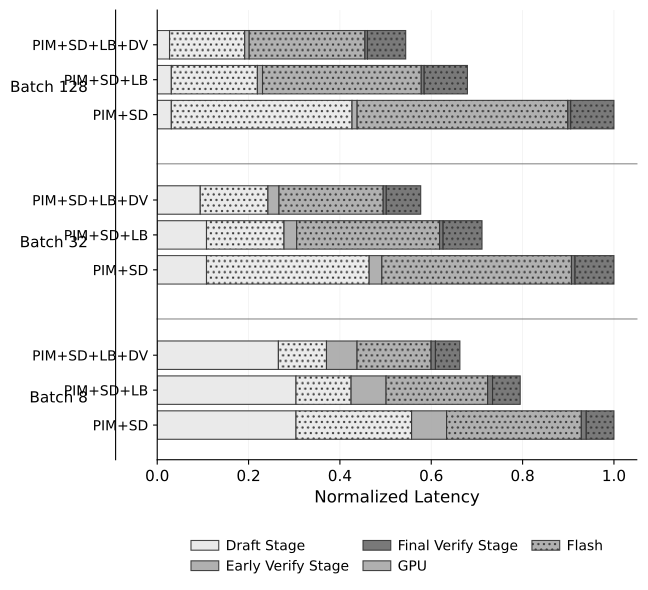

Python code for this plot:
import pandas as pd
import matplotlib.pyplot as plt
import numpy as np

# Set font to DejaVu Sans (clean sans-serif font similar to Arial)
plt.rcParams['font.family'] = 'DejaVu Sans'

def load_data_from_csv(csv_file='simulation_latency_breakdown_qwen14b_16K.CSV'):
    """Load latency data from CSV file and convert to the expected format"""
    
    # Read the CSV file
    df = pd.read_csv(csv_file, header=[0, 1])
    
    # Clean up the dataframe - remove empty rows and fix column names
    df = df.dropna(how='all')
    
    # The structure should be: [draft_gpu, draft_flash, verify_gpu, verify_flash, settle_gpu, settle_flash]
    data = {}
    
    current_config = None
    for idx, row in df.iterrows():
        # Check if this row contains a configuration name
        first_col = str(row.iloc[0]).strip()
        if first_col in ['PIM+SD', 'PIM+SD+LB', 'PIM+SD+LB+DV']:
            current_config = first_col
            data[current_config] = {}
        
        # Check if this row contains batch data
        if current_config and 'batch' in str(row.iloc[1]).lower():
            batch_str = str(row.iloc[1]).strip()
            if 'batch32' in batch_str:
                batch_name = 'Batch 32'
            elif 'batch 128' in batch_str:
                batch_name = 'Batch 128'
            elif 'batch 8' in batch_str:
                batch_name = 'Batch 8'
            else:
                continue
            
            # Extract the latency values: [draft_gpu, draft_flash, verify_gpu, verify_flash, settle_gpu, settle_flash]
            try:
                draft_gpu = float(row.iloc[2])
                draft_flash = float(row.iloc[3])
                verify_gpu = float(row.iloc[4])
                verify_flash = float(row.iloc[5])
                settle_gpu = float(row.iloc[6])
                settle_flash = float(row.iloc[7])
                
                data[current_config][batch_name] = [
                    draft_gpu, draft_flash, verify_gpu, verify_flash, settle_gpu, settle_flash
                ]
            except (ValueError, IndexError):
                continue
    
    return data

def create_normalized_breakdown():
    """Create a normalized latency breakdown figure where each batch's PIM+SD is set to 1.0"""
    
    # Load data from CSV file
    original_data = load_data_from_csv()
    
    # Calculate normalization factors (total latency of PIM+SD for each batch)
    configs = list(original_data.keys())
    batch_sizes = list(original_data[configs[0]].keys())
    
    normalization_factors = {}
    for batch in batch_sizes:
        total_latency = sum(original_data['PIM+SD'][batch])
        normalization_factors[batch] = total_latency
    
    # Normalize the data
    normalized_data = {}
    for config in configs:
        normalized_data[config] = {}
        for batch in batch_sizes:
            normalized_values = []
            for component_value in original_data[config][batch]:
                normalized_value = component_value / normalization_factors[batch]
                normalized_values.append(normalized_value)
            normalized_data[config][batch] = normalized_values
    
    # Academic style figure setup
    fig, ax = plt.subplots(figsize=(8, 6))  # Adjusted for horizontal layout
    
    # Academic color palette - professional and colorblind-friendly
    stage_colors = {
        'draft': '#E8E8E8',     # Light gray
        'verify': '#A8A8A8',    # Medium gray
        'settle': '#6B6B6B'     # Dark gray
    }
    
    # Academic patterns for GPU vs Flash
    gpu_pattern = None      # Solid fill for GPU
    flash_pattern = '...'   # Subtle dots for Flash (academic style)
    
    # Academic bar properties
    bar_height = 0.22  # Bar height for horizontal bars
    edge_linewidth = 0.8  # Thinner, more subtle edges
    edge_color = '#333333'  # Dark gray instead of pure black
    y_positions = []
    
    # Calculate positions - group by batch size, then by configuration
    for i, batch in enumerate(batch_sizes):
        batch_center = i * 1.2  # spacing between batch groups
        for j, config in enumerate(configs):
            y_pos = batch_center - bar_height + j * (bar_height + 0.05)
            y_positions.append(y_pos)
    
    # Component labels and their properties
    components = [
        ('draft_gpu', 'Draft (GPU)', stage_colors['draft'], gpu_pattern),
        ('draft_flash', 'Draft (Flash)', stage_colors['draft'], flash_pattern),
        ('verify_gpu', 'Early Verify (GPU)', stage_colors['verify'], gpu_pattern),
        ('verify_flash', 'Early Verify (Flash)', stage_colors['verify'], flash_pattern),
        ('settle_gpu', 'Final Verify (GPU)', stage_colors['settle'], gpu_pattern),
        ('settle_flash', 'Final Verify (Flash)', stage_colors['settle'], flash_pattern)
    ]
    
    # Prepare stacked data
    lefts = [0] * len(y_positions)
    
    # Track which labels we've added to legend to avoid duplicates
    legend_added = set()
    
    for component_idx, (comp_key, comp_label, color, pattern) in enumerate(components):
        values = []
        
        # Extract normalized values for this component - grouped by batch size first
        for batch in batch_sizes:
            for config in configs:
                values.append(normalized_data[config][batch][component_idx])
        
        # Create the horizontal bar - academic style
        bars = ax.barh(y_positions, values, bar_height, left=lefts,
                      color=color, hatch=pattern, alpha=0.9, 
                      edgecolor=edge_color, linewidth=edge_linewidth)
        
        # Add to legend only if not already added
        if comp_label not in legend_added:
            bars[0].set_label(comp_label)
            legend_added.add(comp_label)
        
        # Update lefts for next layer
        lefts = [l + v for l, v in zip(lefts, values)]
    
    # Customize plot - academic style
    ax.set_xlabel('Normalized Latency', fontsize=12, fontweight='normal')
    ax.set_xlim(0, max([max(lefts)] + [0]) * 1.05)
    
    # Set up hierarchical y-axis labels - academic style
    ax.set_yticks(y_positions)
    # Configuration names as y-tick labels
    config_labels = ['PIM+SD', 'PIM+SD+LB', 'PIM+SD+LB+DV']
    ax.set_yticklabels(config_labels * len(batch_sizes), fontsize=10, rotation=0)
    
    # Academic-style tick parameters
    ax.tick_params(axis='x', labelsize=11)
    ax.tick_params(axis='y', labelsize=10, length=3)
    
    # Create second y-axis for batch size labels
    ax2 = ax.twinx()
    ax2.set_ylim(ax.get_ylim())
    
    # Calculate group centers for batch labels
    group_centers = [i * 1.2 for i in range(len(batch_sizes))]
    batch_labels = ['8', '32', '128']
    
    # Set batch size labels on the second y-axis (left)
    ax2.set_yticks(group_centers)
    ax2.set_yticklabels([f'Batch {label}' for label in batch_labels], fontsize=11, fontweight='bold')
    ax2.tick_params(axis='y', labelsize=11, length=0, pad=20)
    ax2.yaxis.set_ticks_position('left')
    ax2.yaxis.set_label_position('left')
    
    # Move the second y-axis labels to the left of the main axis
    ax2.spines['left'].set_position(('outward', 30))
    ax2.spines['right'].set_visible(False)
    ax2.spines['top'].set_visible(False)
    ax2.spines['bottom'].set_visible(False)
    
    # Add horizontal divider lines between batch groups
    x_max = max([max(lefts)] + [0]) * 1.05
    for i in range(1, len(batch_sizes)):
        sep_pos = (group_centers[i-1] + group_centers[i]) / 2
        ax.axhline(y=sep_pos, color='#666666', linestyle='-', alpha=0.6, linewidth=1.0, 
                  xmin=0, xmax=1, clip_on=False)
    
    # Create custom legend - academic style
    legend_elements = []
    
    # Add stage colors with custom labels
    stage_labels = {
        'draft': 'Draft Stage',
        'verify': 'Early Verify Stage', 
        'settle': 'Final Verify Stage'
    }
    for stage, color in stage_colors.items():
        legend_elements.append(plt.Rectangle((0,0),1,1, facecolor=color, alpha=0.9, 
                                           edgecolor=edge_color, linewidth=edge_linewidth,
                                           label=stage_labels[stage]))
    
    # Add memory type patterns
    legend_elements.append(plt.Rectangle((0,0),1,1, facecolor='#A8A8A8', alpha=0.9, 
                                       hatch=gpu_pattern, edgecolor=edge_color, 
                                       linewidth=edge_linewidth, label='GPU'))
    legend_elements.append(plt.Rectangle((0,0),1,1, facecolor='#A8A8A8', alpha=0.9, 
                                       hatch=flash_pattern, edgecolor=edge_color,
                                       linewidth=edge_linewidth, label='Flash'))
    
    ax.legend(handles=legend_elements, bbox_to_anchor=(0.5, -0.15), loc='upper center', fontsize=10, 
              frameon=False, columnspacing=1.0, handletextpad=0.5, ncol=3)
    
    # Academic-style grid - more subtle
    ax.grid(True, alpha=0.2, axis='x', linestyle='-', linewidth=0.5)
    ax.set_axisbelow(True)
    
    # Remove top and right spines for cleaner look
    ax.spines['top'].set_visible(False)
    ax.spines['right'].set_visible(False)
    ax.spines['left'].set_linewidth(0.8)
    ax.spines['bottom'].set_linewidth(0.8)
    
    # Adjust layout with extra left margin for hierarchical labels - academic style
    plt.tight_layout()
    plt.subplots_adjust(bottom=0.2, left=0.25, right=0.85, top=0.95)
    
    # Save the figure - academic quality
    plt.savefig('normalized_latency_breakdown.png', dpi=600, bbox_inches='tight', 
                facecolor='white', edgecolor='none', format='png')
    plt.savefig('normalized_latency_breakdown.pdf', dpi=600, bbox_inches='tight',
                facecolor='white', edgecolor='none', format='pdf')
    
    print("Academic-style normalized figure saved as normalized_latency_breakdown.png and .pdf")
    
    # Print normalization summary
    print("\nNormalization Summary:")
    for batch in batch_sizes:
        print(f"{batch}: {normalization_factors[batch]:.1f}ms → 1.0")
        for config in configs:
            total = sum(normalized_data[config][batch])
            if config == 'PIM+SD':
                print(f"  {config}: 1.000 (baseline)")
            else:
                improvement = (1.0 - total) * 100
                print(f"  {config}: {total:.3f} ({improvement:+.1f}%)")
        print()
    
    plt.show()
    
    return fig, ax

if __name__ == "__main__":
    print("\nCreating normalized latency breakdown figure...")
    create_normalized_breakdown()
